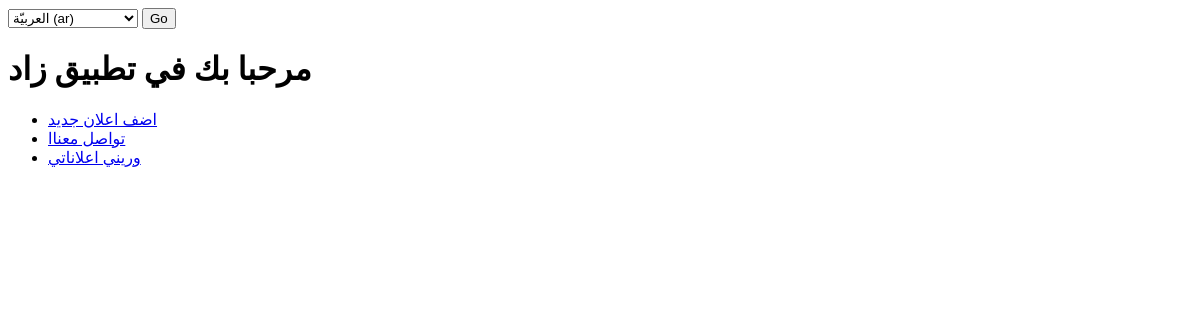
Before: /zad/ (signed in) with the older database file.
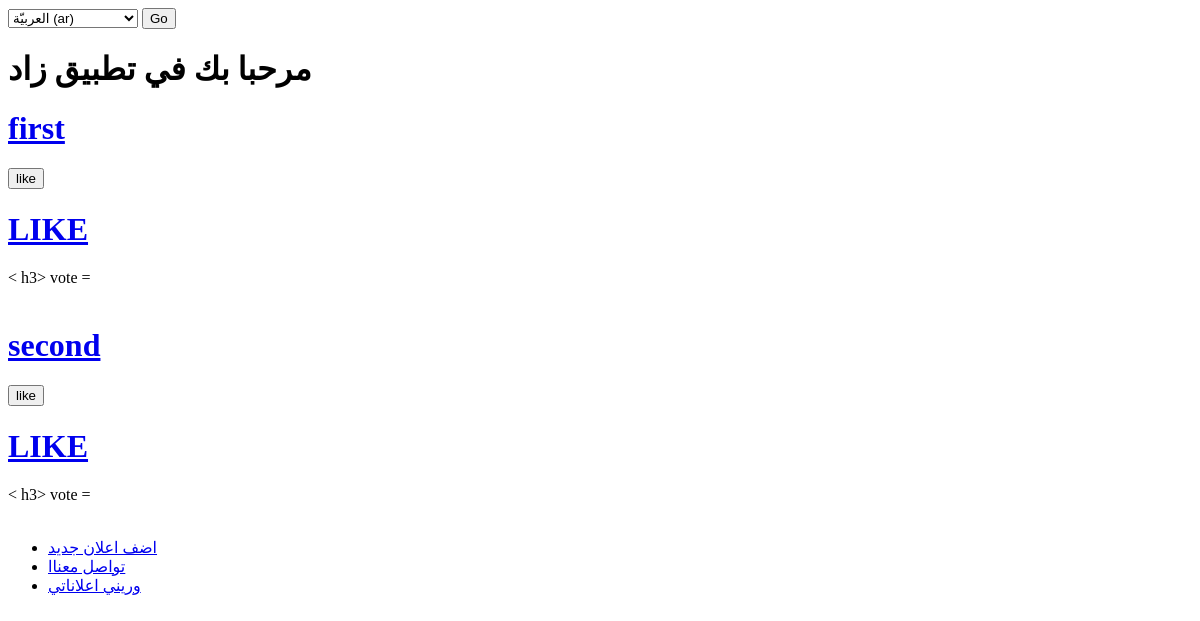
After: the same page with the newer database file.
### zad/models.py (models this page shows, shortened)
class AD(models.Model):
    term_choices = ((24, "day"), (48, "tow days"), (72, "three days"))
    categories = (('product', 'product'), ('service', 'service'), ('course', 'course'), ('store', 'store'), ('other', 'other'))
    user = models.ForeignKey(settings.AUTH_USER_MODEL, null=True, on_delete=models.CASCADE, related_name='adder',
                             verbose_name=T("User:"), help_text=T("User"))
    Ad_title = models.CharField(verbose_name=T("Ad about:"), max_length=50, blank=False, editable=True, null=False,
                                default="null", help_text=T("TITLE:"))
    Ad_details = models.TextField(verbose_name=T("Ad details:"), max_length=500, blank=False, editable=True,
                                  help_text="DETAILS:")
    category = models.CharField(choices=categories,verbose_name=T("category"), blank=False,max_length=10, null=False, help_text="Choose Category:")
    photo = models.ImageField(blank=False, upload_to='post/')
    term = models.IntegerField(choices=term_choices, blank=False, null=False, verbose_name=T("publish for"),
                               help_text="publish for:")
    approved = models.BooleanField(default=False, blank=True, verbose_name=T("is it approved"), help_text="is it approved")
    valid = models.BooleanField(default=True, blank=True, verbose_name=T("is it valid"), help_text="is it valid")
    likes = models.ManyToManyField(settings.AUTH_USER_MODEL, blank=True, default=None, related_name='AD_likes',verbose_name=T("like"))
    created_at = models.DateTimeField(auto_created=True, auto_now_add=True, blank=False, verbose_name=T("create date"),
                                      help_text=T("Created At:"))
    update_at = models.DateTimeField(auto_created=True, auto_now=True, verbose_name=T("update date"),
                                     help_text=T("Updated At:"))
    publish_date = models.DateTimeField(blank=True, null=True, verbose_name=T("publish At"), help_text=_("publish At:"))
    objects = models.Manager()
    class Meta:
        verbose_name = T('AD')
        verbose_name_plural = T('ADS')

### zad/views.py (the view)
# urls.py: path('', views.home, name='home'),
@login_required
def home(request):
    Ads = AD.objects.all()
    return HttpResponse(render(request, 'zad/home.html', {'Ads': Ads}))

### zad/templates/zad/home.html (shortened to what this page needs)
{% load i18n %}
<form action="{% url 'zad:set_language' %}" method="post">
    <select name="language">
        {% get_current_language as LANGUAGE_CODE %}
        {% get_available_languages as LANGUAGES %}
        {% for lang in LANGUAGES %}
            <option value="{{ lang.0 }}" {% if lang.0 == LANGUAGE_CODE %} selected="selected"{% endif %}>
                {{ lang.1 }} ({{ lang.0 }})
            </option>
        {% endfor %}
    </select>
    <input type="submit" value="Go" />
</form>
<h1>
    {% trans "welcome to zad app" %}
</h1>
    {% for Ad in Ads %}
<h1> <a href ="{% url 'zad:AD_details' pk=Ad.id%}">{{  Ad.Ad_title}}</a> </h1>
<form method = 'POST' action = "{% url 'zad:like_Ad' pk=Ad.id%}">
     <input type="submit" value="like">
</form>
<h1> <a href ="{% url 'zad:like_Ad' pk=Ad.id%}">LIKE</a> </h1>
<  h3> vote = {{Ad.vote}}</h3>
    {% endfor %}
    <ul>
    <li> <a href="{% url 'zad:Add_new_AD' %}"> {% trans "add new AD" %} </a> </li>
         <li> <a href="{% url 'zad:ContactUs' %}"> {% trans "contact us" %} </a> </li>
        <li> <a href="{% url 'zad:MyAd' %}"> {% trans "show my ads" %} </a> </li>
    </ul>

Changed rows visible on the page:
added AD: Ad_title "first"
added AD: Ad_title "second"
